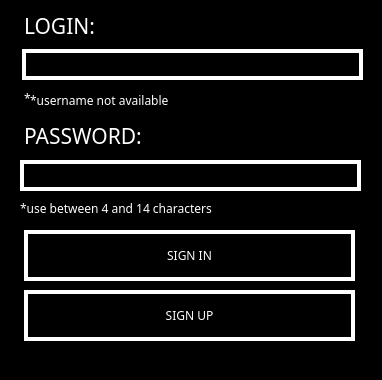
<?xml version="1.0" encoding="UTF-8"?>
<ui version="4.0">
 <class>Login</class>
 <widget class="QMainWindow" name="Login">
  <property name="enabled">
   <bool>true</bool>
  </property>
  <property name="geometry">
   <rect>
    <x>0</x>
    <y>0</y>
    <width>382</width>
    <height>380</height>
   </rect>
  </property>
  <property name="minimumSize">
   <size>
    <width>382</width>
    <height>380</height>
   </size>
  </property>
  <property name="maximumSize">
   <size>
    <width>382</width>
    <height>380</height>
   </size>
  </property>
  <property name="sizeIncrement">
   <size>
    <width>0</width>
    <height>0</height>
   </size>
  </property>
  <property name="font">
   <font>
    <pointsize>20</pointsize>
    <weight>50</weight>
    <bold>false</bold>
   </font>
  </property>
  <property name="windowTitle">
   <string>Login</string>
  </property>
  <property name="windowIcon">
   <iconset>
    <normaloff>resources/icon.ico</normaloff>resources/icon.ico</iconset>
  </property>
  <property name="autoFillBackground">
   <bool>false</bool>
  </property>
  <property name="styleSheet">
   <string notr="true">background-color: rgb(0, 0, 0);</string>
  </property>
  <widget class="QWidget" name="centralwidget">
   <widget class="QLabel" name="login_l">
    <property name="geometry">
     <rect>
      <x>24</x>
      <y>10</y>
      <width>291</width>
      <height>31</height>
     </rect>
    </property>
    <property name="font">
     <font>
      <family>Retro Land Mayhem</family>
      <pointsize>16</pointsize>
      <weight>50</weight>
      <bold>false</bold>
     </font>
    </property>
    <property name="styleSheet">
     <string notr="true">color: rgb(255, 255, 255);</string>
    </property>
    <property name="text">
     <string>LOGIN:</string>
    </property>
   </widget>
   <widget class="QLabel" name="password_l">
    <property name="geometry">
     <rect>
      <x>24</x>
      <y>120</y>
      <width>291</width>
      <height>31</height>
     </rect>
    </property>
    <property name="font">
     <font>
      <family>Retro Land Mayhem</family>
      <pointsize>16</pointsize>
      <weight>50</weight>
      <bold>false</bold>
     </font>
    </property>
    <property name="styleSheet">
     <string notr="true">color: rgb(255, 255, 255);</string>
    </property>
    <property name="text">
     <string>PASSWORD:</string>
    </property>
   </widget>
   <widget class="QPushButton" name="sign_in">
    <property name="geometry">
     <rect>
      <x>24</x>
      <y>230</y>
      <width>331</width>
      <height>51</height>
     </rect>
    </property>
    <property name="font">
     <font>
      <family>Retro Land Mayhem</family>
     </font>
    </property>
    <property name="cursor">
     <cursorShape>PointingHandCursor</cursorShape>
    </property>
    <property name="styleSheet">
     <string notr="true">QPushButton
{
border: 4px solid #ffffff;
border-radius:0px;
color: rgb(255, 255, 255);
}
QPushButton:hover
{
border: 4px solid #ffff7f;
color: rgb(255, 255, 127);
}</string>
    </property>
    <property name="text">
     <string>SIGN IN</string>
    </property>
   </widget>
   <widget class="QPushButton" name="sign_up">
    <property name="geometry">
     <rect>
      <x>24</x>
      <y>290</y>
      <width>331</width>
      <height>51</height>
     </rect>
    </property>
    <property name="font">
     <font>
      <family>Retro Land Mayhem</family>
     </font>
    </property>
    <property name="cursor">
     <cursorShape>PointingHandCursor</cursorShape>
    </property>
    <property name="styleSheet">
     <string notr="true">QPushButton
{
border: 4px solid #ffffff;
border-radius:0px;
color: rgb(255, 255, 255);
}
QPushButton:hover
{
border: 4px solid #ffff7f;
color: rgb(255, 255, 127);
}</string>
    </property>
    <property name="text">
     <string>SIGN UP</string>
    </property>
   </widget>
   <widget class="QLabel" name="error1">
    <property name="geometry">
     <rect>
      <x>24</x>
      <y>90</y>
      <width>331</width>
      <height>16</height>
     </rect>
    </property>
    <property name="font">
     <font>
      <family>Retro Land Mayhem</family>
     </font>
    </property>
    <property name="styleSheet">
     <string notr="true">color: rgb(255, 255, 255);</string>
    </property>
    <property name="text">
     <string>*use latin letters and numbers</string>
    </property>
   </widget>
   <widget class="QLabel" name="error2">
    <property name="geometry">
     <rect>
      <x>24</x>
      <y>200</y>
      <width>331</width>
      <height>16</height>
     </rect>
    </property>
    <property name="font">
     <font>
      <family>Retro Land Mayhem</family>
     </font>
    </property>
    <property name="styleSheet">
     <string notr="true">color: rgb(255, 255, 255);</string>
    </property>
    <property name="text">
     <string>*Incorrect login or password</string>
    </property>
   </widget>
   <widget class="QLabel" name="error3">
    <property name="geometry">
     <rect>
      <x>30</x>
      <y>90</y>
      <width>321</width>
      <height>20</height>
     </rect>
    </property>
    <property name="font">
     <font>
      <family>Retro Land Mayhem</family>
     </font>
    </property>
    <property name="styleSheet">
     <string notr="true">color: rgb(255, 255, 255);</string>
    </property>
    <property name="text">
     <string>*username not available</string>
    </property>
   </widget>
   <widget class="QLineEdit" name="login_le">
    <property name="geometry">
     <rect>
      <x>22</x>
      <y>49</y>
      <width>341</width>
      <height>31</height>
     </rect>
    </property>
    <property name="font">
     <font>
      <family>Retro Land Mayhem</family>
      <pointsize>12</pointsize>
     </font>
    </property>
    <property name="styleSheet">
     <string notr="true">border: 4px solid #ffffff;
border-radius:0px;
color: rgb(255, 255, 255);
</string>
    </property>
   </widget>
   <widget class="QLineEdit" name="password_le">
    <property name="geometry">
     <rect>
      <x>20</x>
      <y>160</y>
      <width>341</width>
      <height>31</height>
     </rect>
    </property>
    <property name="font">
     <font>
      <family>Retro Land Mayhem</family>
      <pointsize>12</pointsize>
     </font>
    </property>
    <property name="styleSheet">
     <string notr="true">border: 4px solid #ffffff;
border-radius:0px;
color: rgb(255, 255, 255);
</string>
    </property>
    <property name="inputMask">
     <string/>
    </property>
    <property name="echoMode">
     <enum>QLineEdit::Normal</enum>
    </property>
    <property name="alignment">
     <set>Qt::AlignLeading|Qt::AlignLeft|Qt::AlignVCenter</set>
    </property>
   </widget>
   <widget class="QLabel" name="error4">
    <property name="enabled">
     <bool>true</bool>
    </property>
    <property name="geometry">
     <rect>
      <x>20</x>
      <y>200</y>
      <width>331</width>
      <height>16</height>
     </rect>
    </property>
    <property name="font">
     <font>
      <family>Retro Land Mayhem</family>
     </font>
    </property>
    <property name="styleSheet">
     <string notr="true">color: rgb(255, 255, 255);</string>
    </property>
    <property name="text">
     <string>*use between 4 and 14 characters</string>
    </property>
   </widget>
  </widget>
  <widget class="QMenuBar" name="menubar">
   <property name="geometry">
    <rect>
     <x>0</x>
     <y>0</y>
     <width>382</width>
     <height>21</height>
    </rect>
   </property>
  </widget>
  <widget class="QStatusBar" name="statusbar"/>
 </widget>
 <resources/>
 <connections/>
</ui>
